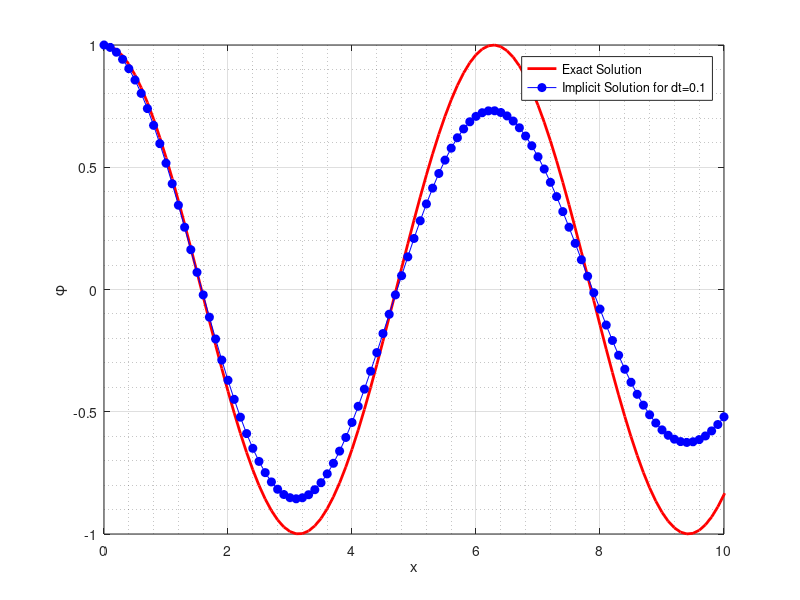

This chart was generated by the following MATLAB code:
% AMAN PAREKH - 180073
% ME630 - Fall 2021
%% Implicit Euler for 2b
T = 15;

dt = 0.1 ;     % For timestep = 0.1
time = 0:dt:T;
n = T/dt;     % Number of timesteps

phi1 = zeros(ceil(n),1);      % Initializing Solution to 1
phi1_prime = zeros(ceil(n),1);
phi1(1) = 1;           % Assigning Initial Condition
phi1_prime(1) = 0;

for i = 1:n-1
    phi1(i+1) = (phi1(i) + dt*phi1_prime(i))/(1 + dt*dt);
    phi1_prime(i+1) = (phi1_prime(i) - dt*phi1(i))/(1 + dt*dt);
end


t = 0:0.1:T;
plot(t, cos(t), 'r','LineWidth', 2);
hold on;
plot(time(1:length(phi1)), phi1, 'bo-', 'MarkerFaceColor', 'b');
xlabel('x');
xlim([0 10]);
ylabel('\phi');
legend('Exact Solution', 'Implicit Solution for dt=0.1')
grid on;
grid minor;